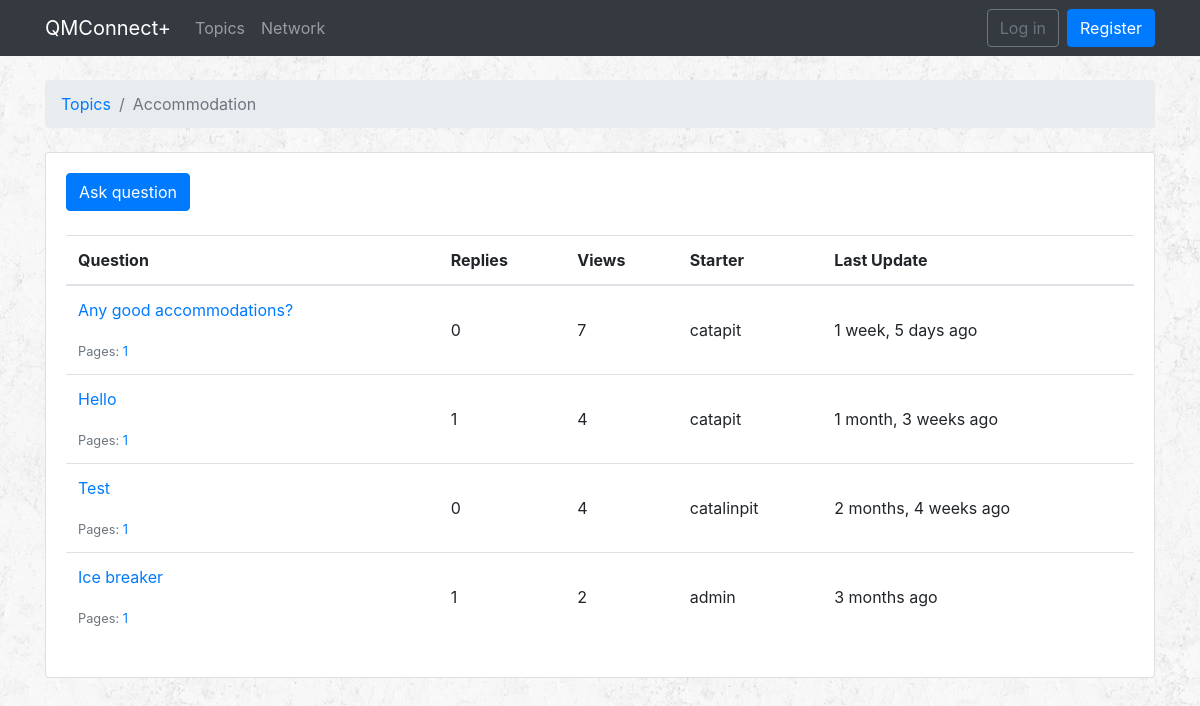
Before: /topics/3/ with the older database file.
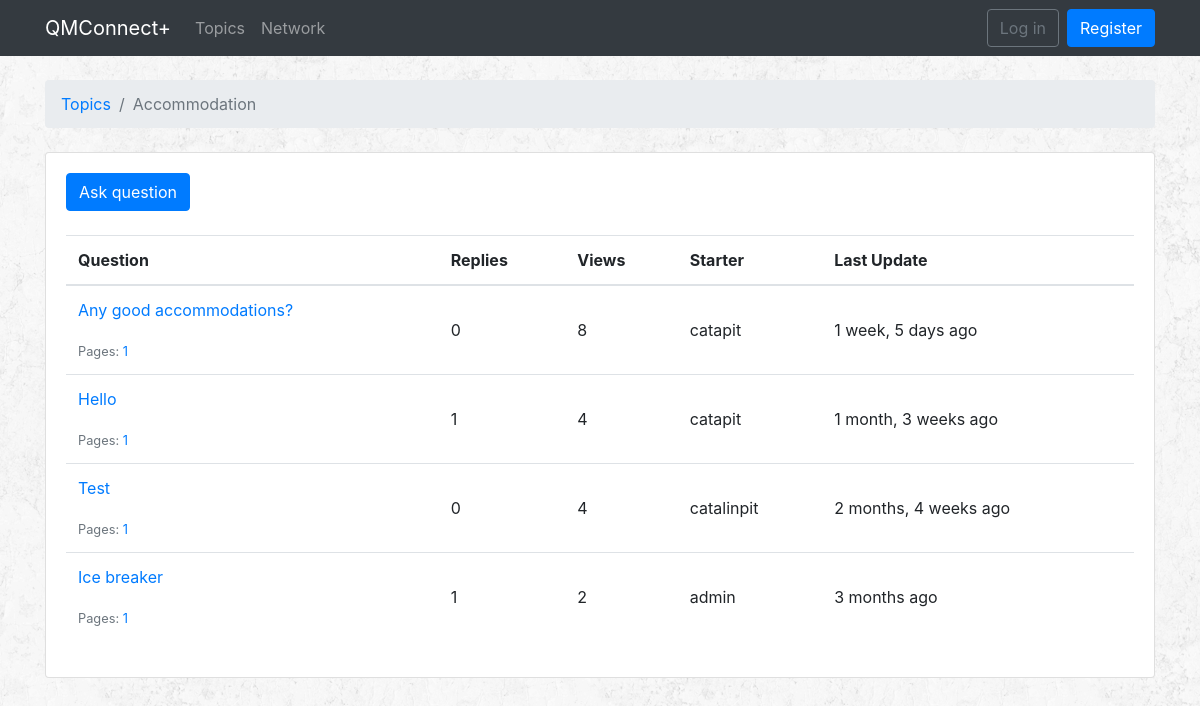
After: the same page with the newer database file.
### qa/models.py (models this page shows, shortened)
class Topic(models.Model):
    name = models.CharField(max_length=30, unique=True)
    description = models.CharField(max_length=100)

class Question(models.Model):
    subject = models.CharField(max_length=255)
    last_updated = models.DateTimeField(auto_now_add=True)
    topic = models.ForeignKey(Topic, related_name='questions', on_delete=models.CASCADE)
    starter = models.ForeignKey(User, related_name='questions', on_delete=models.CASCADE)
    views = models.PositiveIntegerField(default=0)
    def get_page_count(self):
        count = self.answers.count()
        print(self.answers)
        pages = count / 2
        return math.ceil(pages)
    def has_many_pages(self, count=None):
        if count is None:
            count = self.get_page_count()
        return count > 6
    def get_page_range(self):
        count = self.get_page_count()
        if self.has_many_pages(count):
            return range(1, 5)
        return range(1, count + 1)

### qa/views.py (the view)
# urls.py: path('topics/<int:pk>/', qa_views.QuestionsView.as_view(), name = 'topic_questions'),
class QuestionsView(ListView):
    model = Question
    context_object_name = 'questions'
    template_name = 'questions.html'
    paginate_by = 20
    def get_context_data(self, **kwargs):
        kwargs['topic'] = self.topic
        return super().get_context_data(**kwargs)
    def get_queryset(self):
        self.topic = get_object_or_404(Topic, pk = self.kwargs.get('pk'))
        queryset = self.topic.questions.order_by('-last_updated').annotate(replies=Count('answers') - 1)
        return queryset

### templates/questions.html (shortened to what this page needs)
{% extends 'base.html' %}
{% load humanize %}
{% block breadcrumb %}
<li class="breadcrumb-item"><a href="{% url 'qa:home' %}">Topics</a></li>
<li class="breadcrumb-item active">{{ topic.name }}</li>
{% endblock %}
{% block content %}
<div class="card">
  <div class="card-body">
    <div class="mb-4">
      <a href="{% url 'qa:new_question' topic.pk %}" class="btn btn-primary">Ask question</a>
    </div>
    <table class="table">
      <thead class="thead-inverse">
        <tr>
          <th>Question</th>
          <th>Replies</th>
          <th>Views</th>
          <th>Starter</th>
          <th>Last Update</th>
        </tr>
      </thead>
      <tbody>
        {% for question in questions %}
        {% url 'qa:question_answers' topic.pk question.pk as question_url %}
        <tr>
          <td class="align-middle">
            <p> <a href="{{ question_url }}">{{ question.subject }}</a> </p>
            <small class="text-muted">
              Pages:
              {% for i in question.get_page_range %}
              <a href="{{ question_url }}?page={{ i }}">{{ i }}</a>
              {% endfor %}
            </small>
          </td>
          <td class="align-middle"> {{ question.replies }} </td>
          <td class="align-middle"> {{ question.views }} </td>
          <td class="align-middle"> {{ question.starter.username }} </td>
          <td class="align-middle"> {{ question.last_updated|naturaltime }} </td>
        </tr>
        {% endfor %}
      </tbody>
    </table>
  </div>
</div>
{% endblock %}

### templates/base.html (shortened to what this page needs)
{% load static %}
<!DOCTYPE html>
<html>
<head>
  <link rel="stylesheet" href="{% static 'css/bootstrap.min.css' %}">
  <link rel="stylesheet" href="{% static 'css/style.css' %}">
</head>
<body>
  {% block body %}
  <nav class="navbar navbar-expand-lg navbar-dark bg-dark">
    <div class="container">
      <a class="navbar-brand" href="{% url 'qa:latest' %}">QMConnect+</a>
      <div class="collapse navbar-collapse" id="mainMenu">
        <ul class="navbar-nav mr-auto">
          <li class="nav-item">
            <a class="nav-link" href="{% url 'qa:home' %}">Topics</a>
          </li>
          <li class="nav-item">
            <a class="nav-link" href="{% url 'qa:network' %}">Network</a>
          </li>
        </ul>
        {% if user.is_authenticated %}
        <ul class="navbar-nav ml-auto">
          <li class="nav-item dropdown">
            <a class="btn btn-secondary dropdown-toggle" href="#" id="userMenu" data-toggle="dropdown" aria-haspopup="true" aria-expanded="false"> {{ user.username }} </a>
            <div class="dropdown-menu dropdown-menu-right" aria-labelledby="userMenu">
              <a class="dropdown-item" href="{% url 'account_update' %}">My account</a>
              <a class="dropdown-item" href="{% url 'password_update' %}">Change Password</a>
              <div class="dropdown-divider"></div>
              <a class="dropdown-item" href="{% url 'logout' %}">Log out</a>
            </div>
          </li>
        </ul>
        {% else %}
        <form class="form-inline ml-auto">
          <a href="{% url 'login' %}" class="btn btn-outline-secondary">Log in</a>
          <a href="{% url 'register' %}" class="btn btn-primary ml-2">Register</a>
        </form>
        {% endif %}
      </div>
    </div>
  </nav>
  <div class="container">
    <ol class="breadcrumb my-4">
      {% block breadcrumb %}
      {% endblock %}
    </ol>
    {% block content %}
    {% endblock %}
  </div>
  {% endblock body %}
</body>
</html>

### static/css/style.css (style rules this page uses)
body { background-image: url(../images/rockywall.png); }

Changed rows visible on the page:
changed Question "Any good accommodations?": views "7" → "8"
